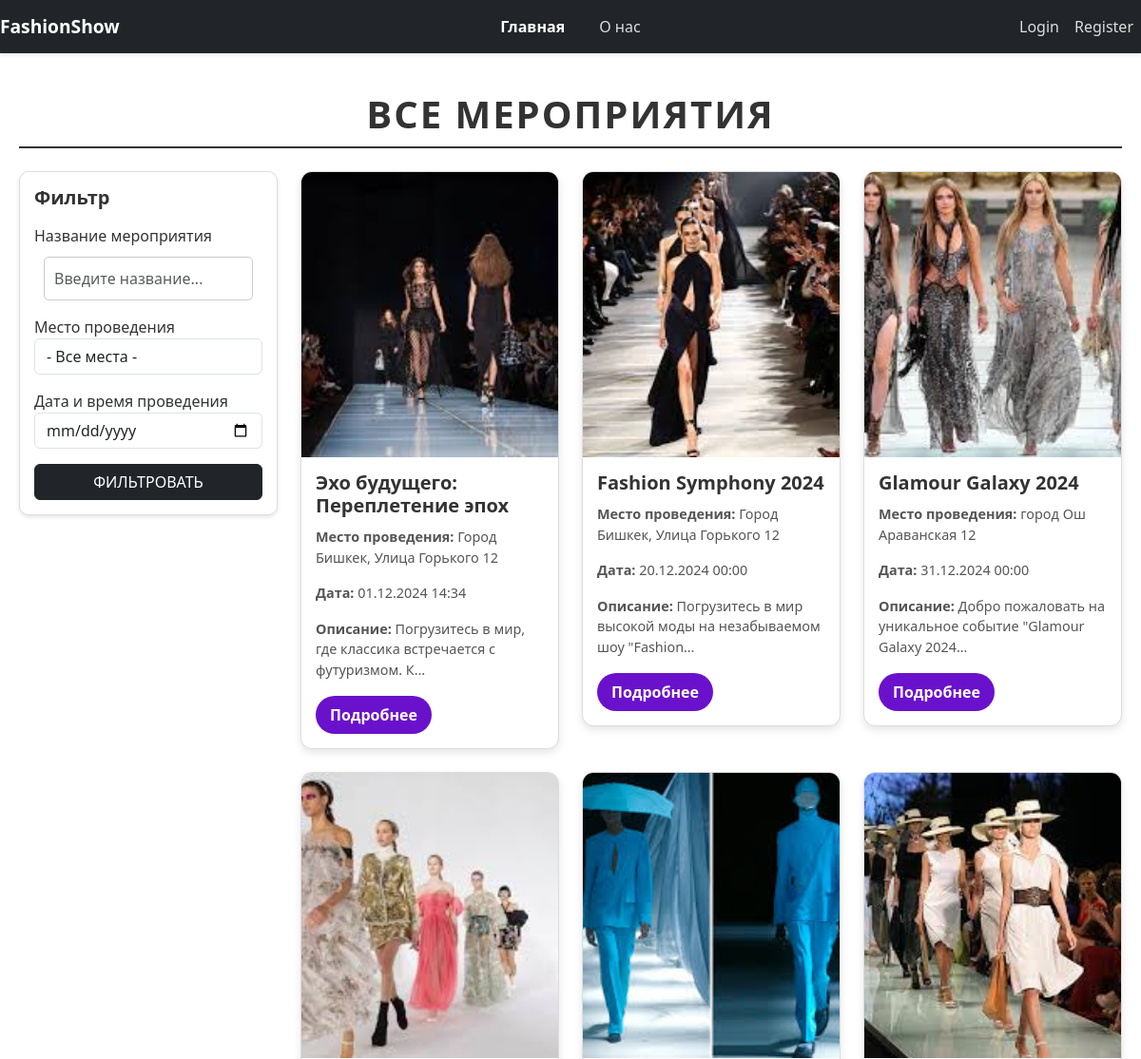
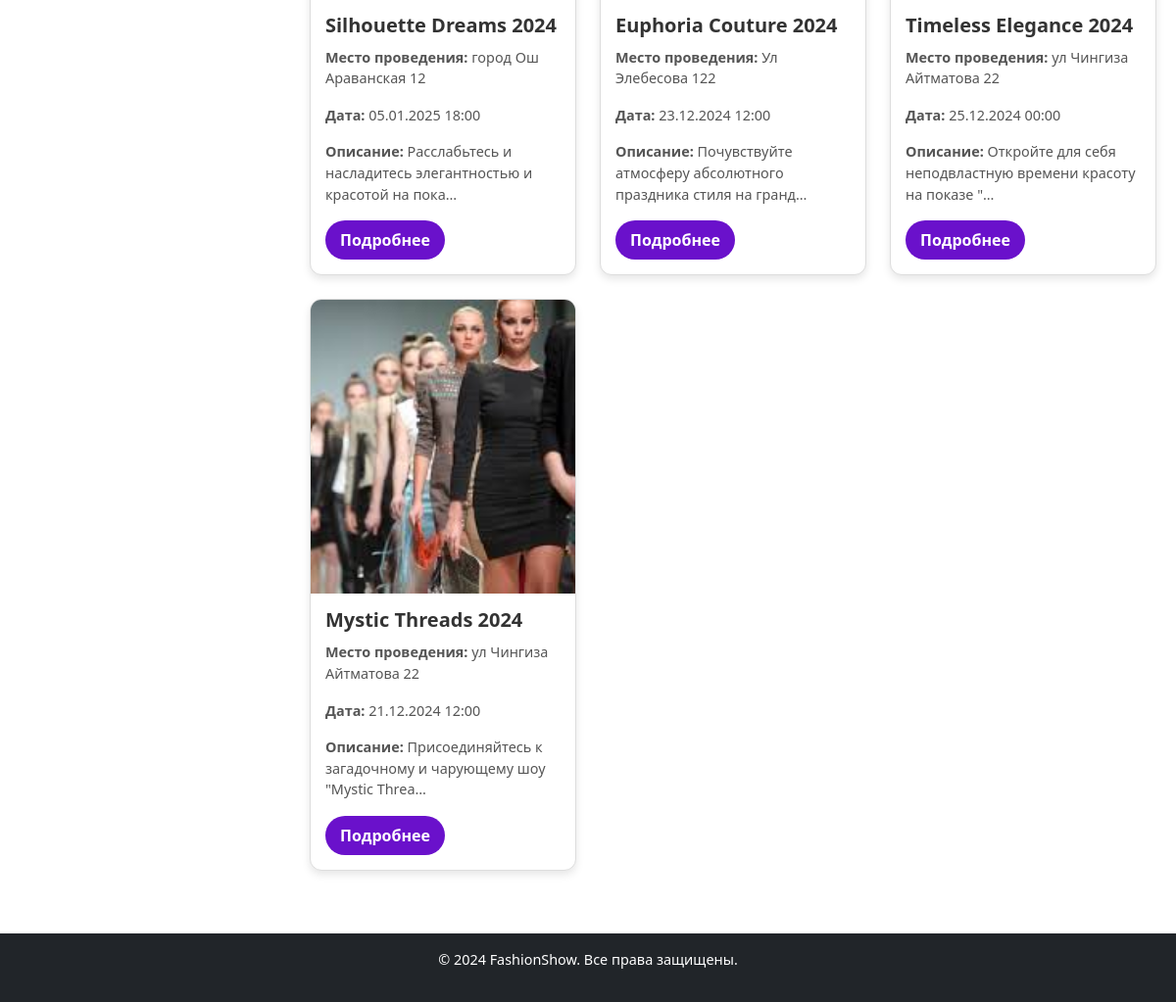
The app's page /, older data (2 pictures, top to bottom).
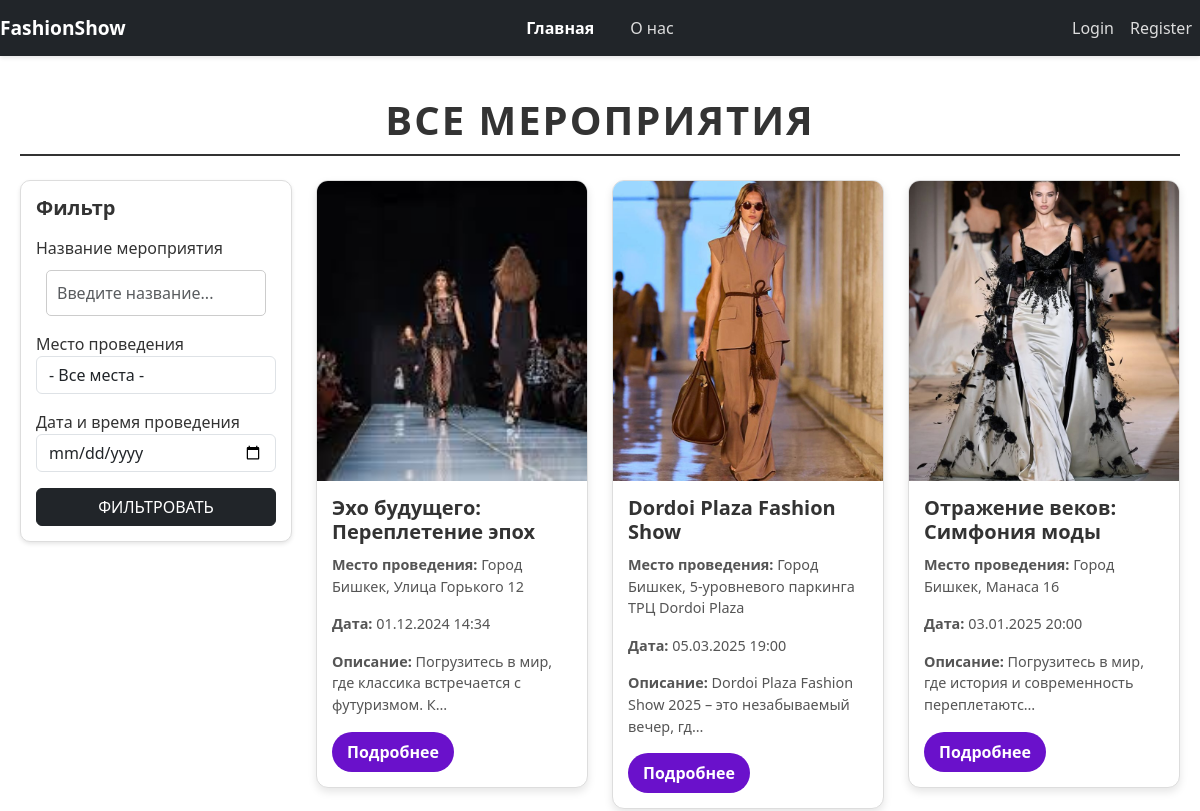
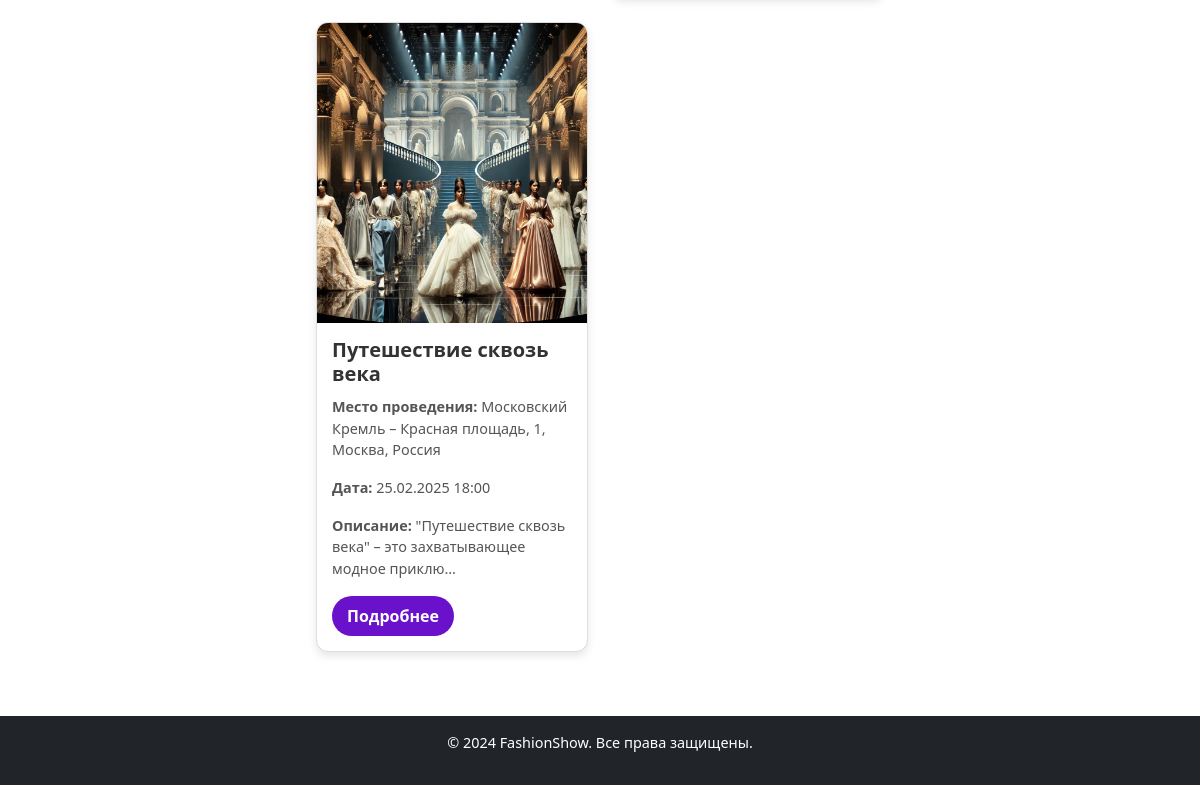
The same page, newer data (2 pictures, top to bottom).
### app/models.py (models this page shows, shortened)
class Task(models.Model):
    title = models.CharField(verbose_name=_("Название мероприятия"), max_length=255, null=True, blank=True)
    task = models.TextField('Описание')
    event_date = models.DateTimeField('Дата и время проведения')
    location = models.CharField('Место проведения', max_length=100)
    image = models.ImageField('Изображение', upload_to='events/images/', null=True, blank=True)
    class_types = models.ManyToManyField(ClassType, through=TaskClassType)
    created_at = models.DateTimeField(auto_now_add=True, blank=True, null=True)
    updated_at = models.DateTimeField(auto_now=True, blank=True, null=True)
    def get_absolute_url(self):
        return reverse('task_detail', kwargs={'pk': self.pk})

### app/views.py (the view)
# urls.py: path('', views.home, name='home'),
def home(request):
    title = request.GET.get('title', '').strip()
    location = request.GET.get('location', '').strip()
    event_date = request.GET.get('event_date', '').strip()
    tasks = Task.objects.all()
    if title:
        tasks = tasks.filter(title__icontains=title)
    if location:
        tasks = tasks.filter(location__icontains=location)
    if event_date:
        tasks = tasks.filter(event_date__date=event_date)
    locations = Task.objects.values_list('location', flat=True).distinct()
    return render(request, 'app/index.html', {
        'tasks': tasks,
        'locations': locations,
        'title_label': _('Title'),
        'location_label': _('Location'),
        'date_label': _('Event Date'),
    })

### templates/app/index.html (shortened to what this page needs)
{% extends 'app/base.html' %}
{% block content %}
<div class="container-fluid" style="padding: 40px 20px; color: #333;">
  <h1 class="mb-4 text-center" style="font-weight: 900; text-transform: uppercase; letter-spacing: 2px; border-bottom: 2px solid #333; padding-bottom: 10px;"> Все мероприятия</h1>
  <div class="row">
    <div class="col-md-3 mb-4">
      <form method="get" action="{% url 'home' %}" class="filter-container" style="border: 1px solid #ddd; padding: 15px; border-radius: 10px; box-shadow: 0 2px 4px rgba(0,0,0,0.1); background: #fff;">
        <h5 class="mb-3" style="font-weight: bold;">Фильтр</h5>
        <div class="form-group mb-3">
          <label for="title">Название мероприятия</label>
          <input type="text" name="title" id="title" class="form-control" placeholder="Введите название..." value="{{ request.GET.title }}">
        </div>
        <div class="form-group mb-3">
          <label for="location">Место проведения</label>
          <select name="location" id="location" class="form-control">
            <option value="">- Все места -</option>
          </select>
        </div>
        <div class="form-group mb-3">
          <label for="event_date">Дата и время проведения</label>
          <input type="date" name="event_date" id="event_date" class="form-control" value="{{ request.GET.event_date }}">
        </div>
        <button type="submit" class="btn btn-dark w-100">ФИЛЬТРОВАТЬ</button>
      </form>
    </div>
    <div class="col-md-9">
      {% if tasks %}
        <div class="row">
          {% for task in tasks %}
            <div class="col-md-4 col-sm-6 col-12 mb-4">
              <div class="card" style="background: #fff; border: 1px solid #ddd; border-radius: 12px; box-shadow: 0 4px 8px rgba(0, 0, 0, 0.1); overflow: hidden;">
                <a href="{{ task.get_absolute_url }}" style="text-decoration: none; color: inherit;">
                  <img src="{{ task.image.url }}" alt="{{ task.title }}" class="card-img-top" style="height: 300px; object-fit: cover;">
                </a>
                <div class="card-body" style="padding: 15px;">
                  <h5 class="card-title" style="font-weight: 700; color: #333; margin-bottom: 10px;">
                    <a href="{{ task.get_absolute_url }}" style="text-decoration: none; color: #333;">
                      {{ task.title }}
                    </a>
                  </h5>
                  <p class="card-text" style="color: #555; font-size: 0.9rem;">
                    <strong>Место проведения:</strong> {{ task.location }}
                  </p>
                  <p class="card-text" style="color: #555; font-size: 0.9rem;">
                    <strong>Дата:</strong> {{ task.event_date|date:"d.m.Y H:i" }}
                  </p>
                  <p class="card-text" style="color: #555; font-size: 0.9rem;">
                    <strong>Описание:</strong> {{ task.task|truncatechars:60 }}
                  </p>
                  <a href="{{ task.get_absolute_url }}" class="btn btn-primary" style="margin-top: auto; background: #6a11cb; border: none; padding: 8px 15px; border-radius: 25px; font-weight: bold; color: #fff;">Подробнее</a>
                </div>
              </div>
            </div>
          {% endfor %}
        </div>
      {% else %}
        <div class="mt-4">
          <p style="color: #666; font-size: 1.2rem; font-weight: bold;">Мероприятия не найдены.</p>
        </div>
      {% endif %}
    </div>
  </div>
</div>
{% endblock %}

Row changes from the older to the newer data that the page shows:
removed Task: image (picture), title "Fashion Symphony 2024", location "Город Бишкек, Улица Горького 12", event_date "20.12.2024 00:00", task "Погрузитесь в мир высокой моды на незабываемом шоу \"Fashion…"
removed Task: image (picture), title "Glamour Galaxy 2024", location "город Ош Араванская 12", event_date "31.12.2024 00:00", task "Добро пожаловать на уникальное событие \"Glamour Galaxy 2024…"
removed Task: image (picture), title "Silhouette Dreams 2024", location "город Ош Араванская 12", event_date "05.01.2025 18:00", task "Расслабьтесь и насладитесь элегантностью и красотой на пока…"
removed Task: image (picture), title "Euphoria Couture 2024", location "Ул Элебесова 122", event_date "23.12.2024 12:00", task "Почувствуйте атмосферу абсолютного праздника стиля на гранд…"
removed Task: image (picture), title "Timeless Elegance 2024", location "ул Чингиза Айтматова 22", event_date "25.12.2024 00:00", task "Откройте для себя неподвластную времени красоту на показе \"…"
removed Task: image (picture), title "Mystic Threads 2024", location "ул Чингиза Айтматова 22", event_date "21.12.2024 12:00", task "Присоединяйтесь к загадочному и чарующему шоу \"Mystic Threa…"
added Task: image (picture), title "Dordoi Plaza Fashion Show", location "Город Бишкек, 5-уровневого паркинга ТРЦ Dordoi Plaza", event_date "05.03.2025 19:00", task "Dordoi Plaza Fashion Show 2025 – это незабываемый вечер, гд…"
added Task: image (picture), title "Отражение веков: Симфония моды", location "Город Бишкек, Манаса 16", event_date "03.01.2025 20:00", task "Погрузитесь в мир, где история и современность переплетаютс…"
added Task: image (picture), title "Путешествие сквозь века", location "Московский Кремль – Красная площадь, 1, Москва, Россия", event_date "25.02.2025 18:00", task "\"Путешествие сквозь века\" – это захватывающее модное приклю…"
